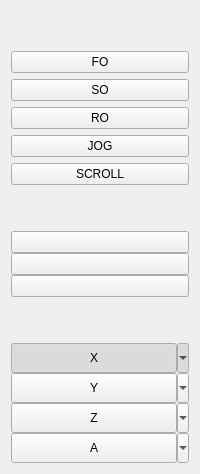
        <widget class="QWidget" name="widget" native="true">
         <layout class="QVBoxLayout" name="verticalLayout_11" stretch="0,0,0,0,0,0,0,0,0,0">
          <item>
           <spacer name="verticalSpacer">
            <property name="orientation">
             <enum>Qt::Vertical</enum>
            </property>
            <property name="sizeHint" stdset="0">
             <size>
              <width>20</width>
              <height>40</height>
             </size>
            </property>
           </spacer>
          </item>
          <item>
           <widget class="PushButton" name="pushbutton_fo">
            <property name="sizePolicy">
             <sizepolicy hsizetype="Minimum" vsizetype="Expanding">
              <horstretch>0</horstretch>
              <verstretch>0</verstretch>
             </sizepolicy>
            </property>
            <property name="text">
             <string>FO</string>
            </property>
            <property name="checkable">
             <bool>true</bool>
            </property>
            <property name="autoExclusive">
             <bool>true</bool>
            </property>
           </widget>
          </item>
          <item>
           <widget class="PushButton" name="pushbutton_so">
            <property name="sizePolicy">
             <sizepolicy hsizetype="Minimum" vsizetype="Expanding">
              <horstretch>0</horstretch>
              <verstretch>0</verstretch>
             </sizepolicy>
            </property>
            <property name="text">
             <string>SO</string>
            </property>
            <property name="checkable">
             <bool>true</bool>
            </property>
            <property name="autoExclusive">
             <bool>true</bool>
            </property>
           </widget>
          </item>
          <item>
           <widget class="PushButton" name="pushbutton_ro">
            <property name="sizePolicy">
             <sizepolicy hsizetype="Minimum" vsizetype="Expanding">
              <horstretch>0</horstretch>
              <verstretch>0</verstretch>
             </sizepolicy>
            </property>
            <property name="text">
             <string>RO</string>
            </property>
            <property name="checkable">
             <bool>true</bool>
            </property>
            <property name="autoExclusive">
             <bool>true</bool>
            </property>
           </widget>
          </item>
          <item>
           <widget class="PushButton" name="pushbutton_jog">
            <property name="sizePolicy">
             <sizepolicy hsizetype="Minimum" vsizetype="Expanding">
              <horstretch>0</horstretch>
              <verstretch>0</verstretch>
             </sizepolicy>
            </property>
            <property name="text">
             <string>JOG</string>
            </property>
            <property name="checkable">
             <bool>true</bool>
            </property>
            <property name="autoExclusive">
             <bool>true</bool>
            </property>
            <property name="indicator_option" stdset="0">
             <bool>false</bool>
            </property>
            <property name="indicator_HAL_pin_option" stdset="0">
             <bool>false</bool>
            </property>
            <property name="indicator_size" stdset="0">
             <double>0.000000000000000</double>
            </property>
           </widget>
          </item>
          <item>
           <widget class="PushButton" name="pushbutton_scroll">
            <property name="sizePolicy">
             <sizepolicy hsizetype="Minimum" vsizetype="Expanding">
              <horstretch>0</horstretch>
              <verstretch>0</verstretch>
             </sizepolicy>
            </property>
            <property name="text">
             <string>SCROLL</string>
            </property>
            <property name="checkable">
             <bool>true</bool>
            </property>
            <property name="autoExclusive">
             <bool>true</bool>
            </property>
           </widget>
          </item>
          <item>
           <spacer name="verticalSpacer_2">
            <property name="orientation">
             <enum>Qt::Vertical</enum>
            </property>
            <property name="sizeHint" stdset="0">
             <size>
              <width>20</width>
              <height>40</height>
             </size>
            </property>
           </spacer>
          </item>
          <item>
           <widget class="QWidget" name="widget_6" native="true">
            <layout class="QVBoxLayout" name="verticalLayout_19">
             <property name="spacing">
              <number>0</number>
             </property>
             <property name="leftMargin">
              <number>0</number>
             </property>
             <property name="topMargin">
              <number>0</number>
             </property>
             <property name="rightMargin">
              <number>0</number>
             </property>
             <property name="bottomMargin">
              <number>0</number>
             </property>
             <item>
              <layout class="QGridLayout" name="gridLayout_8">
               <property name="sizeConstraint">
                <enum>QLayout::SetDefaultConstraint</enum>
               </property>
               <item row="2" column="0">
                <widget class="ActionButton" name="actionbutton_7">
                 <property name="checkable">
                  <bool>true</bool>
                 </property>
                 <property name="autoExclusive">
                  <bool>true</bool>
                 </property>
                 <property name="jog_incr_action" stdset="0">
                  <bool>true</bool>
                 </property>
                 <property name="template_label_option" stdset="0">
                  <bool>true</bool>
                 </property>
                 <property name="joint_number" stdset="0">
                  <number>0</number>
                 </property>
                 <property name="incr_imperial_number" stdset="0">
                  <double>0.100000000000000</double>
                 </property>
                 <property name="incr_mm_number" stdset="0">
                  <double>0.250000000000000</double>
                 </property>
                 <property name="incr_angular_number" stdset="0">
                  <double>10.000000000000000</double>
                 </property>
                 <property name="toggle_float_option" stdset="0">
                  <bool>false</bool>
                 </property>
                 <property name="float_num" stdset="0">
                  <double>100.000000000000000</double>
                 </property>
                 <property name="float_alt_num" stdset="0">
                  <double>50.000000000000000</double>
                 </property>
                 <property name="view_type_string" stdset="0">
                  <string>P</string>
                 </property>
                 <property name="command_text_string" stdset="0">
                  <string/>
                 </property>
                 <property name="ini_mdi_number" stdset="0">
                  <number>0</number>
                 </property>
                 <property name="textTemplate" stdset="0">
                  <string>%1.3f in</string>
                 </property>
                 <property name="alt_textTemplate" stdset="0">
                  <string>%1.2f mm</string>
                 </property>
                </widget>
               </item>
               <item row="0" column="0">
                <widget class="ActionButton" name="actionbutton_6">
                 <property name="checkable">
                  <bool>true</bool>
                 </property>
                 <property name="autoExclusive">
                  <bool>true</bool>
                 </property>
                 <property name="jog_incr_action" stdset="0">
                  <bool>true</bool>
                 </property>
                 <property name="template_label_option" stdset="0">
                  <bool>true</bool>
                 </property>
                 <property name="joint_number" stdset="0">
                  <number>0</number>
                 </property>
                 <property name="incr_imperial_number" stdset="0">
                  <double>0.001000000000000</double>
                 </property>
                 <property name="incr_mm_number" stdset="0">
                  <double>0.002500000000000</double>
                 </property>
                 <property name="incr_angular_number" stdset="0">
                  <double>-1.000000000000000</double>
                 </property>
                 <property name="toggle_float_option" stdset="0">
                  <bool>false</bool>
                 </property>
                 <property name="float_num" stdset="0">
                  <double>100.000000000000000</double>
                 </property>
                 <property name="float_alt_num" stdset="0">
                  <double>50.000000000000000</double>
                 </property>
                 <property name="view_type_string" stdset="0">
                  <string>P</string>
                 </property>
                 <property name="command_text_string" stdset="0">
                  <string/>
                 </property>
                 <property name="ini_mdi_number" stdset="0">
                  <number>0</number>
                 </property>
                 <property name="textTemplate" stdset="0">
                  <string>%1.3f in</string>
                 </property>
                 <property name="alt_textTemplate" stdset="0">
                  <string>%1.2f mm</string>
                 </property>
                </widget>
               </item>
               <item row="1" column="0">
                <widget class="ActionButton" name="actionbutton_8">
                 <property name="checkable">
                  <bool>true</bool>
                 </property>
                 <property name="autoExclusive">
                  <bool>true</bool>
                 </property>
                 <property name="jog_incr_action" stdset="0">
                  <bool>true</bool>
                 </property>
                 <property name="template_label_option" stdset="0">
                  <bool>true</bool>
                 </property>
                 <property name="joint_number" stdset="0">
                  <number>0</number>
                 </property>
                 <property name="incr_imperial_number" stdset="0">
                  <double>0.010000000000000</double>
                 </property>
                 <property name="incr_mm_number" stdset="0">
                  <double>0.025000000000000</double>
                 </property>
                 <property name="incr_angular_number" stdset="0">
                  <double>-1.000000000000000</double>
                 </property>
                 <property name="toggle_float_option" stdset="0">
                  <bool>false</bool>
                 </property>
                 <property name="float_num" stdset="0">
                  <double>100.000000000000000</double>
                 </property>
                 <property name="float_alt_num" stdset="0">
                  <double>50.000000000000000</double>
                 </property>
                 <property name="view_type_string" stdset="0">
                  <string>P</string>
                 </property>
                 <property name="command_text_string" stdset="0">
                  <string/>
                 </property>
                 <property name="ini_mdi_number" stdset="0">
                  <number>0</number>
                 </property>
                 <property name="textTemplate" stdset="0">
                  <string>%1.3f in</string>
                 </property>
                 <property name="alt_textTemplate" stdset="0">
                  <string>%1.2f mm</string>
                 </property>
                </widget>
               </item>
              </layout>
             </item>
            </layout>
           </widget>
          </item>
          <item>
           <spacer name="verticalSpacer_3">
            <property name="orientation">
             <enum>Qt::Vertical</enum>
            </property>
            <property name="sizeHint" stdset="0">
             <size>
              <width>20</width>
              <height>40</height>
             </size>
            </property>
           </spacer>
          </item>
          <item>
           <widget class="QWidget" name="widget_5" native="true">
            <layout class="QVBoxLayout" name="verticalLayout_14">
             <property name="spacing">
              <number>0</number>
             </property>
             <property name="leftMargin">
              <number>0</number>
             </property>
             <property name="topMargin">
              <number>0</number>
             </property>
             <property name="rightMargin">
              <number>0</number>
             </property>
             <property name="bottomMargin">
              <number>0</number>
             </property>
             <item>
              <layout class="QGridLayout" name="gridLayout">
               <property name="sizeConstraint">
                <enum>QLayout::SetDefaultConstraint</enum>
               </property>
               <item row="3" column="0">
                <widget class="JointEnableWidget" name="jointenablewidget">
                 <layout class="QVBoxLayout" name="verticalLayout_26">
                  <property name="spacing">
                   <number>0</number>
                  </property>
                  <property name="leftMargin">
                   <number>0</number>
                  </property>
                  <property name="topMargin">
                   <number>0</number>
                  </property>
                  <property name="rightMargin">
                   <number>0</number>
                  </property>
                  <property name="bottomMargin">
                   <number>0</number>
                  </property>
                  <item>
                   <widget class="AxisToolButton" name="axistoolbutton_4">
                    <property name="sizePolicy">
                     <sizepolicy hsizetype="Minimum" vsizetype="Fixed">
                      <horstretch>0</horstretch>
                      <verstretch>0</verstretch>
                     </sizepolicy>
                    </property>
                    <property name="minimumSize">
                     <size>
                      <width>30</width>
                      <height>30</height>
                     </size>
                    </property>
                    <property name="text">
                     <string>A</string>
                    </property>
                    <property name="checkable">
                     <bool>true</bool>
                    </property>
                    <property name="autoExclusive">
                     <bool>false</bool>
                    </property>
                    <property name="popupMode">
                     <enum>QToolButton::MenuButtonPopup</enum>
                    </property>
                    <property name="joint_number" stdset="0">
                     <number>3</number>
                    </property>
                    <property name="axis_letter" stdset="0">
                     <string>A</string>
                    </property>
                    <property name="dialog_code_string" stdset="0">
                     <string>CALCULATOR</string>
                    </property>
                   </widget>
                  </item>
                 </layout>
                </widget>
               </item>
               <item row="2" column="0">
                <widget class="AxisToolButton" name="axistoolbutton_3">
                 <property name="sizePolicy">
                  <sizepolicy hsizetype="Minimum" vsizetype="Fixed">
                   <horstretch>0</horstretch>
                   <verstretch>0</verstretch>
                  </sizepolicy>
                 </property>
                 <property name="minimumSize">
                  <size>
                   <width>30</width>
                   <height>30</height>
                  </size>
                 </property>
                 <property name="text">
                  <string>Z</string>
                 </property>
                 <property name="checkable">
                  <bool>true</bool>
                 </property>
                 <property name="autoExclusive">
                  <bool>false</bool>
                 </property>
                 <property name="popupMode">
                  <enum>QToolButton::MenuButtonPopup</enum>
                 </property>
                 <property name="joint_number" stdset="0">
                  <number>2</number>
                 </property>
                 <property name="axis_letter" stdset="0">
                  <string>Z</string>
                 </property>
                 <property name="dialog_code_string" stdset="0">
                  <string>CALCULATOR</string>
                 </property>
                </widget>
               </item>
               <item row="1" column="0">
                <widget class="AxisToolButton" name="axistoolbutton_2">
                 <property name="sizePolicy">
                  <sizepolicy hsizetype="Minimum" vsizetype="Fixed">
                   <horstretch>0</horstretch>
                   <verstretch>0</verstretch>
                  </sizepolicy>
                 </property>
                 <property name="minimumSize">
                  <size>
                   <width>30</width>
                   <height>30</height>
                  </size>
                 </property>
                 <property name="text">
                  <string>Y</string>
                 </property>
                 <property name="checkable">
                  <bool>true</bool>
                 </property>
                 <property name="autoExclusive">
                  <bool>false</bool>
                 </property>
                 <property name="popupMode">
                  <enum>QToolButton::MenuButtonPopup</enum>
                 </property>
                 <property name="joint_number" stdset="0">
                  <number>1</number>
                 </property>
                 <property name="axis_letter" stdset="0">
                  <string>Y</string>
                 </property>
                 <property name="dialog_code_string" stdset="0">
                  <string>CALCULATOR</string>
                 </property>
                </widget>
               </item>
               <item row="0" column="0">
                <widget class="AxisToolButton" name="axistoolbutton">
                 <property name="sizePolicy">
                  <sizepolicy hsizetype="Minimum" vsizetype="Expanding">
                   <horstretch>0</horstretch>
                   <verstretch>0</verstretch>
                  </sizepolicy>
                 </property>
                 <property name="minimumSize">
                  <size>
                   <width>30</width>
                   <height>30</height>
                  </size>
                 </property>
                 <property name="text">
                  <string>X</string>
                 </property>
                 <property name="checkable">
                  <bool>true</bool>
                 </property>
                 <property name="checked">
                  <bool>true</bool>
                 </property>
                 <property name="autoExclusive">
                  <bool>false</bool>
                 </property>
                 <property name="popupMode">
                  <enum>QToolButton::MenuButtonPopup</enum>
                 </property>
                 <property name="axis_letter" stdset="0">
                  <string>X</string>
                 </property>
                 <property name="dialog_code_string" stdset="0">
                  <string>CALCULATOR</string>
                 </property>
                </widget>
               </item>
              </layout>
             </item>
            </layout>
           </widget>
          </item>
         </layout>
        </widget>
